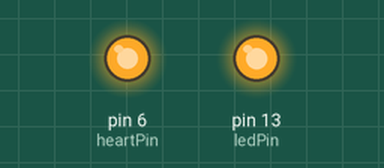
The sketch below on a simulated Arduino Uno, built with avr-gcc and run on an emulated ATmega328P. Parts: output pins drawn as LEDs (lit = HIGH).

Above: at 0.15 s.
At 0.99 s:
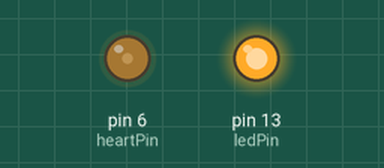
At 39.22 s:
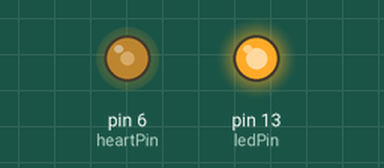
Timing chart, 0 to 40.0 s (numbered marks = the images above):
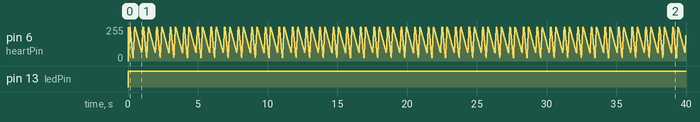

Measured:
- by itself, pin 13 (ledPin): LOW → HIGH at 0.00 s

The sketch:

heartbeat.ino
```cpp
#include <EEPROM.h>
#include <avr/sleep.h>
#include <avr/wdt.h>

#ifndef cbi
  #define cbi(sfr, bit) (_SFR_BYTE(sfr) &= ~_BV(bit))
#endif
#ifndef sbi
  #define sbi(sfr, bit) (_SFR_BYTE(sfr) |= _BV(bit))
#endif

// Constant definitions
#define maxBrightness 255.0
#define maxTimeOn 9999
#define blinkTime 125

#define ARDUINO 1
  #define buzzerPin 11
  #define heartPin 6
  #define ledPin 13
  #define lightPin A1
  #define lightPullUp A1
  #define touchPin A3
  #define touchPullUp A3

// Variables and constants for fading pin. Needs to be a hardware PWM pin; on
byte heartStage = 0;
int heartBrightness = 0;
byte heartCounter = 0;

// sleep & timing variables
boolean led_status = LOW;
boolean sensor_reset = true;
const long counts_on = 6000; //  6000 is aprox 1 minute
boolean awake = true;
boolean cur_light = false;
//boolean last_light = false;


void setup(){

    Serial.begin(9600);

  pinMode(ledPin, OUTPUT);
  pinMode(heartPin, OUTPUT);
}

void loop(){

      digitalWrite(heartPin, HIGH);
      pinMode(ledPin, OUTPUT);
      digitalWrite(ledPin, HIGH);
        blink_loop();
      digitalWrite(heartPin, LOW);
      digitalWrite(ledPin, LOW);

}

boolean blink_loop(){
  long counter = 0;
  while (counter < counts_on){
    delayMicroseconds(maxTimeOn);

    // calculate brightness for heartbeat pin (by cycling
    // through phases of pulse pattern)
    heartCounter++;
    if (heartCounter > 144) {
      heartStage = (heartStage + 1) % 4;
      heartCounter = 0;
    }
    else {
      switch(heartStage) {
        case 0:
          analogWrite(heartPin, heartBrightness);
          heartCounter += 144/12.0;
          heartBrightness += 255/12.0;
          if (heartBrightness > 255)
            heartBrightness = 255;
          break;
        case 1:
          analogWrite(heartPin, heartBrightness);
          heartCounter += 144/24.0;
          heartBrightness -= 255/24.0;
          if (heartBrightness < 0)
            heartBrightness = 0;
          break;
        case 2:
          analogWrite(heartPin, heartBrightness);
          heartCounter += 144/12.0;
          heartBrightness += 255/12.0;
          if (heartBrightness > 255)
            heartBrightness = 255;
          break;
        case 3:
          analogWrite(heartPin, heartBrightness);
          heartCounter += 144/72.0;
          heartBrightness -= 255/72.0;
          if (heartBrightness < 0)
            heartBrightness = 0;
          break;
      }
    }
  }
}
```
